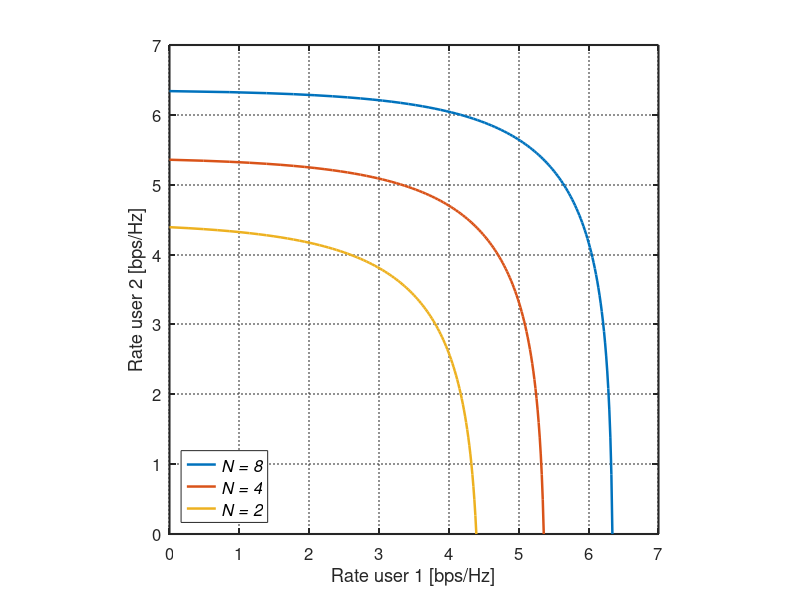

Source code (MATLAB):
clear; clc;

N = [2,4,8];
SNR = 10;
P1 = linspace(0,SNR)';
R1 = log2(1 + P1.*N);
R2 = log2(1 + (SNR-P1).*N);

figure('DefaultAxesFontSize',12);
LineW = 1.8; MarkS = 8;
hold on;
plot(R1(:,3),R2(:,3),'-','linewidth',LineW,'MarkerSize',MarkS,'DisplayName','{\itN = 8}');
plot(R1(:,2),R2(:,2),'-','linewidth',LineW,'MarkerSize',MarkS,'DisplayName','{\itN = 4}');
plot(R1(:,1),R2(:,1),'-','linewidth',LineW,'MarkerSize',MarkS,'DisplayName','{\itN = 2}');
axis equal; grid on; box on;
set(gca,'GridLineStyle',':','GridAlpha',0.5,'LineWidth',1.2);
legend('Location','southwest','NumColumns',1,'FontSize',12);
xlabel('Rate user 1 [bps/Hz]');
ylabel('Rate user 2 [bps/Hz]');
xlim([0,7]);
ylim([0,7]);
set(gcf, 'Color', [1,1,1]);
set(gca, 'LineWidth',1.5);
